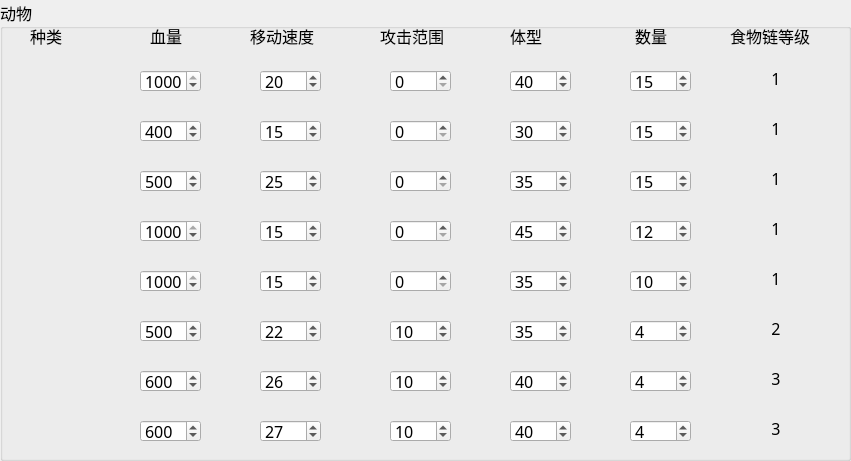
  <widget class="QGroupBox" name="groupBox">
   <property name="geometry">
    <rect>
     <x>20</x>
     <y>10</y>
     <width>851</width>
     <height>461</height>
    </rect>
   </property>
   <property name="font">
    <font>
     <family>微软雅黑 Light</family>
     <pointsize>12</pointsize>
    </font>
   </property>
   <property name="title">
    <string>动物</string>
   </property>
   <widget class="QLabel" name="label_2">
    <property name="geometry">
     <rect>
      <x>30</x>
      <y>20</y>
      <width>61</width>
      <height>31</height>
     </rect>
    </property>
    <property name="font">
     <font>
      <family>微软雅黑</family>
      <pointsize>12</pointsize>
     </font>
    </property>
    <property name="text">
     <string>种类</string>
    </property>
   </widget>
   <widget class="QLabel" name="label_3">
    <property name="geometry">
     <rect>
      <x>150</x>
      <y>20</y>
      <width>61</width>
      <height>31</height>
     </rect>
    </property>
    <property name="font">
     <font>
      <family>微软雅黑</family>
      <pointsize>12</pointsize>
     </font>
    </property>
    <property name="text">
     <string>血量</string>
    </property>
   </widget>
   <widget class="QLabel" name="label_type">
    <property name="geometry">
     <rect>
      <x>30</x>
      <y>60</y>
      <width>40</width>
      <height>40</height>
     </rect>
    </property>
    <property name="text">
     <string/>
    </property>
    <property name="pixmap">
     <pixmap resource="ecosystem.qrc">:/ecosystem/Resources/cattle.png</pixmap>
    </property>
    <property name="scaledContents">
     <bool>true</bool>
    </property>
   </widget>
   <widget class="QLabel" name="label_4">
    <property name="geometry">
     <rect>
      <x>250</x>
      <y>20</y>
      <width>81</width>
      <height>31</height>
     </rect>
    </property>
    <property name="font">
     <font>
      <family>微软雅黑</family>
      <pointsize>12</pointsize>
     </font>
    </property>
    <property name="text">
     <string>移动速度</string>
    </property>
   </widget>
   <widget class="QLabel" name="label_5">
    <property name="geometry">
     <rect>
      <x>380</x>
      <y>20</y>
      <width>91</width>
      <height>31</height>
     </rect>
    </property>
    <property name="font">
     <font>
      <family>微软雅黑</family>
      <pointsize>12</pointsize>
     </font>
    </property>
    <property name="text">
     <string>攻击范围</string>
    </property>
   </widget>
   <widget class="QSpinBox" name="spinBox_hp_1">
    <property name="geometry">
     <rect>
      <x>140</x>
      <y>70</y>
      <width>61</width>
      <height>22</height>
     </rect>
    </property>
    <property name="maximum">
     <number>1000</number>
    </property>
    <property name="value">
     <number>1000</number>
    </property>
   </widget>
   <widget class="QSpinBox" name="spinBox_speed_1">
    <property name="geometry">
     <rect>
      <x>260</x>
      <y>70</y>
      <width>61</width>
      <height>22</height>
     </rect>
    </property>
    <property name="minimum">
     <number>1</number>
    </property>
    <property name="maximum">
     <number>100</number>
    </property>
    <property name="value">
     <number>20</number>
    </property>
   </widget>
   <widget class="QSpinBox" name="spinBox_attackrange_1">
    <property name="geometry">
     <rect>
      <x>390</x>
      <y>70</y>
      <width>61</width>
      <height>22</height>
     </rect>
    </property>
    <property name="minimum">
     <number>0</number>
    </property>
    <property name="maximum">
     <number>100</number>
    </property>
    <property name="value">
     <number>0</number>
    </property>
   </widget>
   <widget class="QLabel" name="label_6">
    <property name="geometry">
     <rect>
      <x>510</x>
      <y>20</y>
      <width>91</width>
      <height>31</height>
     </rect>
    </property>
    <property name="font">
     <font>
      <family>微软雅黑</family>
      <pointsize>12</pointsize>
     </font>
    </property>
    <property name="text">
     <string>体型</string>
    </property>
   </widget>
   <widget class="QSpinBox" name="spinBox_size_1">
    <property name="geometry">
     <rect>
      <x>510</x>
      <y>70</y>
      <width>61</width>
      <height>22</height>
     </rect>
    </property>
    <property name="minimum">
     <number>1</number>
    </property>
    <property name="maximum">
     <number>100</number>
    </property>
    <property name="value">
     <number>40</number>
    </property>
   </widget>
   <widget class="QSpinBox" name="spinBox_number_1">
    <property name="geometry">
     <rect>
      <x>630</x>
      <y>70</y>
      <width>61</width>
      <height>22</height>
     </rect>
    </property>
    <property name="minimum">
     <number>0</number>
    </property>
    <property name="maximum">
     <number>100</number>
    </property>
    <property name="value">
     <number>15</number>
    </property>
   </widget>
   <widget class="QLabel" name="label_7">
    <property name="geometry">
     <rect>
      <x>635</x>
      <y>20</y>
      <width>91</width>
      <height>31</height>
     </rect>
    </property>
    <property name="font">
     <font>
      <family>微软雅黑</family>
      <pointsize>12</pointsize>
     </font>
    </property>
    <property name="text">
     <string>数量</string>
    </property>
   </widget>
   <widget class="QLabel" name="label_8">
    <property name="geometry">
     <rect>
      <x>730</x>
      <y>20</y>
      <width>101</width>
      <height>31</height>
     </rect>
    </property>
    <property name="font">
     <font>
      <family>微软雅黑</family>
      <pointsize>12</pointsize>
     </font>
    </property>
    <property name="text">
     <string>食物链等级</string>
    </property>
   </widget>
   <widget class="QLabel" name="label_9">
    <property name="geometry">
     <rect>
      <x>740</x>
      <y>67</y>
      <width>72</width>
      <height>21</height>
     </rect>
    </property>
    <property name="layoutDirection">
     <enum>Qt::LeftToRight</enum>
    </property>
    <property name="text">
     <string>&lt;html&gt;&lt;head/&gt;&lt;body&gt;&lt;p align=&quot;center&quot;&gt;1&lt;/p&gt;&lt;/body&gt;&lt;/html&gt;</string>
    </property>
   </widget>
   <widget class="QSpinBox" name="spinBox_hp_2">
    <property name="geometry">
     <rect>
      <x>140</x>
      <y>120</y>
      <width>61</width>
      <height>22</height>
     </rect>
    </property>
    <property name="maximum">
     <number>1000</number>
    </property>
    <property name="value">
     <number>400</number>
    </property>
   </widget>
   <widget class="QSpinBox" name="spinBox_size_2">
    <property name="geometry">
     <rect>
      <x>510</x>
      <y>120</y>
      <width>61</width>
      <height>22</height>
     </rect>
    </property>
    <property name="minimum">
     <number>1</number>
    </property>
    <property name="maximum">
     <number>100</number>
    </property>
    <property name="value">
     <number>30</number>
    </property>
   </widget>
   <widget class="QLabel" name="label_10">
    <property name="geometry">
     <rect>
      <x>740</x>
      <y>117</y>
      <width>72</width>
      <height>21</height>
     </rect>
    </property>
    <property name="layoutDirection">
     <enum>Qt::LeftToRight</enum>
    </property>
    <property name="text">
     <string>&lt;html&gt;&lt;head/&gt;&lt;body&gt;&lt;p align=&quot;center&quot;&gt;1&lt;/p&gt;&lt;/body&gt;&lt;/html&gt;</string>
    </property>
   </widget>
   <widget class="QSpinBox" name="spinBox_attackrange_2">
    <property name="geometry">
     <rect>
      <x>390</x>
      <y>120</y>
      <width>61</width>
      <height>22</height>
     </rect>
    </property>
    <property name="minimum">
     <number>0</number>
    </property>
    <property name="maximum">
     <number>100</number>
    </property>
    <property name="value">
     <number>0</number>
    </property>
   </widget>
   <widget class="QSpinBox" name="spinBox_speed_2">
    <property name="geometry">
     <rect>
      <x>260</x>
      <y>120</y>
      <width>61</width>
      <height>22</height>
     </rect>
    </property>
    <property name="minimum">
     <number>1</number>
    </property>
    <property name="maximum">
     <number>100</number>
    </property>
    <property name="value">
     <number>15</number>
    </property>
   </widget>
   <widget class="QLabel" name="label_type_2">
    <property name="geometry">
     <rect>
      <x>30</x>
      <y>110</y>
      <width>40</width>
      <height>40</height>
     </rect>
    </property>
    <property name="text">
     <string/>
    </property>
    <property name="pixmap">
     <pixmap resource="ecosystem.qrc">:/ecosystem/Resources/chick.png</pixmap>
    </property>
    <property name="scaledContents">
     <bool>true</bool>
    </property>
   </widget>
   <widget class="QSpinBox" name="spinBox_number_2">
    <property name="geometry">
     <rect>
      <x>630</x>
      <y>120</y>
      <width>61</width>
      <height>22</height>
     </rect>
    </property>
    <property name="minimum">
     <number>0</number>
    </property>
    <property name="maximum">
     <number>100</number>
    </property>
    <property name="value">
     <number>15</number>
    </property>
   </widget>
   <widget class="QLabel" name="label_11">
    <property name="geometry">
     <rect>
      <x>740</x>
      <y>167</y>
      <width>72</width>
      <height>21</height>
     </rect>
    </property>
    <property name="layoutDirection">
     <enum>Qt::LeftToRight</enum>
    </property>
    <property name="text">
     <string>&lt;html&gt;&lt;head/&gt;&lt;body&gt;&lt;p align=&quot;center&quot;&gt;1&lt;/p&gt;&lt;/body&gt;&lt;/html&gt;</string>
    </property>
   </widget>
   <widget class="QSpinBox" name="spinBox_number_3">
    <property name="geometry">
     <rect>
      <x>630</x>
      <y>170</y>
      <width>61</width>
      <height>22</height>
     </rect>
    </property>
    <property name="minimum">
     <number>0</number>
    </property>
    <property name="maximum">
     <number>100</number>
    </property>
    <property name="value">
     <number>15</number>
    </property>
   </widget>
   <widget class="QSpinBox" name="spinBox_hp_3">
    <property name="geometry">
     <rect>
      <x>140</x>
      <y>170</y>
      <width>61</width>
      <height>22</height>
     </rect>
    </property>
    <property name="maximum">
     <number>1000</number>
    </property>
    <property name="value">
     <number>500</number>
    </property>
   </widget>
   <widget class="QSpinBox" name="spinBox_size_3">
    <property name="geometry">
     <rect>
      <x>510</x>
      <y>170</y>
      <width>61</width>
      <height>22</height>
     </rect>
    </property>
    <property name="minimum">
     <number>1</number>
    </property>
    <property name="maximum">
     <number>100</number>
    </property>
    <property name="value">
     <number>35</number>
    </property>
   </widget>
   <widget class="QLabel" name="label_type_3">
    <property name="geometry">
     <rect>
      <x>30</x>
      <y>160</y>
      <width>40</width>
      <height>40</height>
     </rect>
    </property>
    <property name="text">
     <string/>
    </property>
    <property name="pixmap">
     <pixmap resource="ecosystem.qrc">:/ecosystem/Resources/deer.png</pixmap>
    </property>
    <property name="scaledContents">
     <bool>true</bool>
    </property>
   </widget>
   <widget class="QSpinBox" name="spinBox_attackrange_3">
    <property name="geometry">
     <rect>
      <x>390</x>
      <y>170</y>
      <width>61</width>
      <height>22</height>
     </rect>
    </property>
    <property name="minimum">
     <number>0</number>
    </property>
    <property name="maximum">
     <number>100</number>
    </property>
    <property name="value">
     <number>0</number>
    </property>
   </widget>
   <widget class="QSpinBox" name="spinBox_speed_3">
    <property name="geometry">
     <rect>
      <x>260</x>
      <y>170</y>
      <width>61</width>
      <height>22</height>
     </rect>
    </property>
    <property name="minimum">
     <number>1</number>
    </property>
    <property name="maximum">
     <number>100</number>
    </property>
    <property name="value">
     <number>25</number>
    </property>
   </widget>
   <widget class="QLabel" name="label_12">
    <property name="geometry">
     <rect>
      <x>740</x>
      <y>217</y>
      <width>72</width>
      <height>21</height>
     </rect>
    </property>
    <property name="layoutDirection">
     <enum>Qt::LeftToRight</enum>
    </property>
    <property name="text">
     <string>&lt;html&gt;&lt;head/&gt;&lt;body&gt;&lt;p align=&quot;center&quot;&gt;1&lt;/p&gt;&lt;/body&gt;&lt;/html&gt;</string>
    </property>
   </widget>
   <widget class="QSpinBox" name="spinBox_number_4">
    <property name="geometry">
     <rect>
      <x>630</x>
      <y>220</y>
      <width>61</width>
      <height>22</height>
     </rect>
    </property>
    <property name="minimum">
     <number>0</number>
    </property>
    <property name="maximum">
     <number>100</number>
    </property>
    <property name="value">
     <number>12</number>
    </property>
   </widget>
   <widget class="QSpinBox" name="spinBox_hp_4">
    <property name="geometry">
     <rect>
      <x>140</x>
      <y>220</y>
      <width>61</width>
      <height>22</height>
     </rect>
    </property>
    <property name="maximum">
     <number>1000</number>
    </property>
    <property name="value">
     <number>1000</number>
    </property>
   </widget>
   <widget class="QSpinBox" name="spinBox_size_4">
    <property name="geometry">
     <rect>
      <x>510</x>
      <y>220</y>
      <width>61</width>
      <height>22</height>
     </rect>
    </property>
    <property name="minimum">
     <number>1</number>
    </property>
    <property name="maximum">
     <number>100</number>
    </property>
    <property name="value">
     <number>45</number>
    </property>
   </widget>
   <widget class="QLabel" name="label_type_4">
    <property name="geometry">
     <rect>
      <x>30</x>
      <y>210</y>
      <width>40</width>
      <height>40</height>
     </rect>
    </property>
    <property name="text">
     <string/>
    </property>
    <property name="pixmap">
     <pixmap resource="ecosystem.qrc">:/ecosystem/Resources/elephant.png</pixmap>
    </property>
    <property name="scaledContents">
     <bool>true</bool>
    </property>
   </widget>
   <widget class="QSpinBox" name="spinBox_attackrange_4">
    <property name="geometry">
     <rect>
      <x>390</x>
      <y>220</y>
      <width>61</width>
      <height>22</height>
     </rect>
    </property>
    <property name="minimum">
     <number>0</number>
    </property>
    <property name="maximum">
     <number>100</number>
    </property>
    <property name="value">
     <number>0</number>
    </property>
   </widget>
   <widget class="QSpinBox" name="spinBox_speed_4">
    <property name="geometry">
     <rect>
      <x>260</x>
      <y>220</y>
      <width>61</width>
      <height>22</height>
     </rect>
    </property>
    <property name="minimum">
     <number>1</number>
    </property>
    <property name="maximum">
     <number>100</number>
    </property>
    <property name="value">
     <number>15</number>
    </property>
   </widget>
   <widget class="QLabel" name="label_13">
    <property name="geometry">
     <rect>
      <x>740</x>
      <y>417</y>
      <width>72</width>
      <height>21</height>
     </rect>
    </property>
    <property name="layoutDirection">
     <enum>Qt::LeftToRight</enum>
    </property>
    <property name="text">
     <string>&lt;html&gt;&lt;head/&gt;&lt;body&gt;&lt;p align=&quot;center&quot;&gt;3&lt;/p&gt;&lt;/body&gt;&lt;/html&gt;</string>
    </property>
   </widget>
   <widget class="QSpinBox" name="spinBox_number_5">
    <property name="geometry">
     <rect>
      <x>630</x>
      <y>420</y>
      <width>61</width>
      <height>22</height>
     </rect>
    </property>
    <property name="minimum">
     <number>0</number>
    </property>
    <property name="maximum">
     <number>100</number>
    </property>
    <property name="value">
     <number>4</number>
    </property>
   </widget>
   <widget class="QSpinBox" name="spinBox_hp_5">
    <property name="geometry">
     <rect>
      <x>140</x>
      <y>420</y>
      <width>61</width>
      <height>22</height>
     </rect>
    </property>
    <property name="maximum">
     <number>1000</number>
    </property>
    <property name="value">
     <number>600</number>
    </property>
   </widget>
   <widget class="QSpinBox" name="spinBox_size_5">
    <property name="geometry">
     <rect>
      <x>510</x>
      <y>420</y>
      <width>61</width>
      <height>22</height>
     </rect>
    </property>
    <property name="minimum">
     <number>1</number>
    </property>
    <property name="maximum">
     <number>100</number>
    </property>
    <property name="value">
     <number>40</number>
    </property>
   </widget>
   <widget class="QLabel" name="label_type_5">
    <property name="geometry">
     <rect>
      <x>30</x>
      <y>410</y>
      <width>40</width>
      <height>40</height>
     </rect>
    </property>
    <property name="text">
     <string/>
    </property>
    <property name="pixmap">
     <pixmap resource="ecosystem.qrc">:/ecosystem/Resources/lion.png</pixmap>
    </property>
    <property name="scaledContents">
     <bool>true</bool>
    </property>
   </widget>
   <widget class="QSpinBox" name="spinBox_attackrange_5">
    <property name="geometry">
     <rect>
      <x>390</x>
      <y>420</y>
      <width>61</width>
      <height>22</height>
     </rect>
    </property>
    <property name="minimum">
     <number>0</number>
    </property>
    <property name="maximum">
     <number>100</number>
    </property>
    <property name="value">
     <number>10</number>
    </property>
   </widget>
   <widget class="QSpinBox" name="spinBox_speed_5">
    <property name="geometry">
     <rect>
      <x>260</x>
      <y>420</y>
      <width>61</width>
      <height>22</height>
     </rect>
    </property>
    <property name="minimum">
     <number>1</number>
    </property>
    <property name="maximum">
     <number>100</number>
    </property>
    <property name="value">
     <number>27</number>
    </property>
   </widget>
   <widget class="QLabel" name="label_14">
    <property name="geometry">
     <rect>
      <x>740</x>
      <y>267</y>
      <width>72</width>
      <height>21</height>
     </rect>
    </property>
    <property name="layoutDirection">
     <enum>Qt::LeftToRight</enum>
    </property>
    <property name="text">
     <string>&lt;html&gt;&lt;head/&gt;&lt;body&gt;&lt;p align=&quot;center&quot;&gt;1&lt;/p&gt;&lt;/body&gt;&lt;/html&gt;</string>
    </property>
   </widget>
   <widget class="QSpinBox" name="spinBox_number_6">
    <property name="geometry">
     <rect>
      <x>630</x>
      <y>270</y>
      <width>61</width>
      <height>22</height>
     </rect>
    </property>
    <property name="minimum">
     <number>0</number>
    </property>
    <property name="maximum">
     <number>100</number>
    </property>
    <property name="value">
     <number>10</number>
    </property>
   </widget>
   <widget class="QSpinBox" name="spinBox_hp_6">
    <property name="geometry">
     <rect>
      <x>140</x>
      <y>270</y>
      <width>61</width>
      <height>22</height>
     </rect>
    </property>
    <property name="maximum">
     <number>1000</number>
    </property>
    <property name="value">
     <number>1000</number>
    </property>
   </widget>
   <widget class="QSpinBox" name="spinBox_size_6">
    <property name="geometry">
     <rect>
      <x>510</x>
      <y>270</y>
      <width>61</width>
      <height>22</height>
     </rect>
    </property>
    <property name="minimum">
     <number>1</number>
    </property>
    <property name="maximum">
     <number>100</number>
    </property>
    <property name="value">
     <number>35</number>
    </property>
   </widget>
   <widget class="QLabel" name="label_type_6">
    <property name="geometry">
     <rect>
      <x>30</x>
      <y>260</y>
      <width>40</width>
      <height>40</height>
     </rect>
    </property>
    <property name="text">
     <string/>
    </property>
    <property name="pixmap">
     <pixmap resource="ecosystem.qrc">:/ecosystem/Resources/pig.png</pixmap>
    </property>
    <property name="scaledContents">
     <bool>true</bool>
    </property>
   </widget>
   <widget class="QSpinBox" name="spinBox_attackrange_6">
    <property name="geometry">
     <rect>
      <x>390</x>
      <y>270</y>
      <width>61</width>
      <height>22</height>
     </rect>
    </property>
    <property name="minimum">
     <number>0</number>
    </property>
    <property name="maximum">
     <number>100</number>
    </property>
    <property name="value">
     <number>0</number>
    </property>
   </widget>
   <widget class="QSpinBox" name="spinBox_speed_6">
    <property name="geometry">
     <rect>
      <x>260</x>
      <y>270</y>
      <width>61</width>
      <height>22</height>
     </rect>
    </property>
    <property name="minimum">
     <number>1</number>
    </property>
    <property name="maximum">
     <number>100</number>
    </property>
    <property name="value">
     <number>15</number>
    </property>
   </widget>
   <widget class="QLabel" name="label_15">
    <property name="geometry">
     <rect>
      <x>740</x>
      <y>367</y>
      <width>72</width>
      <height>21</height>
     </rect>
    </property>
    <property name="layoutDirection">
     <enum>Qt::LeftToRight</enum>
    </property>
    <property name="text">
     <string>&lt;html&gt;&lt;head/&gt;&lt;body&gt;&lt;p align=&quot;center&quot;&gt;3&lt;/p&gt;&lt;/body&gt;&lt;/html&gt;</string>
    </property>
   </widget>
   <widget class="QSpinBox" name="spinBox_number_7">
    <property name="geometry">
     <rect>
      <x>630</x>
      <y>370</y>
      <width>61</width>
      <height>22</height>
     </rect>
    </property>
    <property name="minimum">
     <number>0</number>
    </property>
    <property name="maximum">
     <number>100</number>
    </property>
    <property name="value">
     <number>4</number>
    </property>
   </widget>
   <widget class="QSpinBox" name="spinBox_hp_7">
    <property name="geometry">
     <rect>
      <x>140</x>
      <y>370</y>
      <width>61</width>
      <height>22</height>
     </rect>
    </property>
    <property name="maximum">
     <number>1000</number>
    </property>
    <property name="value">
     <number>600</number>
    </property>
   </widget>
   <widget class="QSpinBox" name="spinBox_size_7">
    <property name="geometry">
     <rect>
      <x>510</x>
      <y>370</y>
      <width>61</width>
      <height>22</height>
     </rect>
    </property>
    <property name="minimum">
     <number>1</number>
    </property>
    <property name="maximum">
     <number>100</number>
    </property>
    <property name="value">
     <number>40</number>
    </property>
   </widget>
   <widget class="QLabel" name="label_type_7">
    <property name="geometry">
     <rect>
      <x>30</x>
      <y>360</y>
      <width>40</width>
      <height>40</height>
     </rect>
    </property>
    <property name="text">
     <string/>
    </property>
    <property name="pixmap">
     <pixmap resource="ecosystem.qrc">:/ecosystem/Resources/tiger.png</pixmap>
    </property>
    <property name="scaledContents">
     <bool>true</bool>
    </property>
   </widget>
   <widget class="QSpinBox" name="spinBox_attackrange_7">
    <property name="geometry">
     <rect>
      <x>390</x>
      <y>370</y>
      <width>61</width>
      <height>22</height>
     </rect>
    </property>
    <property name="minimum">
     <number>0</number>
    </property>
    <property name="maximum">
     <number>100</number>
    </property>
    <property name="value">
     <number>10</number>
    </property>
   </widget>
   <widget class="QSpinBox" name="spinBox_speed_7">
    <property name="geometry">
     <rect>
      <x>260</x>
      <y>370</y>
      <width>61</width>
      <height>22</height>
     </rect>
    </property>
    <property name="minimum">
     <number>1</number>
    </property>
    <property name="maximum">
     <number>100</number>
    </property>
    <property name="value">
     <number>26</number>
    </property>
    <property name="displayIntegerBase">
     <number>10</number>
    </property>
   </widget>
   <widget class="QSpinBox" name="spinBox_speed_8">
    <property name="geometry">
     <rect>
      <x>260</x>
      <y>320</y>
      <width>61</width>
      <height>22</height>
     </rect>
    </property>
    <property name="minimum">
     <number>1</number>
    </property>
    <property name="maximum">
     <number>100</number>
    </property>
    <property name="value">
     <number>22</number>
    </property>
   </widget>
   <widget class="QLabel" name="label_16">
    <property name="geometry">
     <rect>
      <x>740</x>
      <y>317</y>
      <width>72</width>
      <height>21</height>
     </rect>
    </property>
    <property name="layoutDirection">
     <enum>Qt::LeftToRight</enum>
    </property>
    <property name="text">
     <string>&lt;html&gt;&lt;head/&gt;&lt;body&gt;&lt;p align=&quot;center&quot;&gt;2&lt;/p&gt;&lt;/body&gt;&lt;/html&gt;</string>
    </property>
   </widget>
   <widget class="QSpinBox" name="spinBox_hp_8">
    <property name="geometry">
     <rect>
      <x>140</x>
      <y>320</y>
      <width>61</width>
      <height>22</height>
     </rect>
    </property>
    <property name="maximum">
     <number>1000</number>
    </property>
    <property name="value">
     <number>500</number>
    </property>
   </widget>
   <widget class="QSpinBox" name="spinBox_size_8">
    <property name="geometry">
     <rect>
      <x>510</x>
      <y>320</y>
      <width>61</width>
      <height>22</height>
     </rect>
    </property>
    <property name="minimum">
     <number>1</number>
    </property>
    <property name="maximum">
     <number>100</number>
    </property>
    <property name="value">
     <number>35</number>
    </property>
   </widget>
   <widget class="QLabel" name="label_type_8">
    <property name="geometry">
     <rect>
      <x>30</x>
      <y>310</y>
      <width>40</width>
      <height>40</height>
     </rect>
    </property>
    <property name="text">
     <string/>
    </property>
    <property name="pixmap">
     <pixmap resource="ecosystem.qrc">:/ecosystem/Resources/wolf.png</pixmap>
    </property>
    <property name="scaledContents">
     <bool>true</bool>
    </property>
   </widget>
   <widget class="QSpinBox" name="spinBox_attackrange_8">
    <property name="geometry">
     <rect>
      <x>390</x>
      <y>320</y>
      <width>61</width>
      <height>22</height>
     </rect>
    </property>
    <property name="minimum">
     <number>0</number>
    </property>
    <property name="maximum">
     <number>100</number>
    </property>
    <property name="value">
     <number>10</number>
    </property>
   </widget>
   <widget class="QSpinBox" name="spinBox_number_8">
    <property name="geometry">
     <rect>
      <x>630</x>
      <y>320</y>
      <width>61</width>
      <height>22</height>
     </rect>
    </property>
    <property name="minimum">
     <number>0</number>
    </property>
    <property name="maximum">
     <number>100</number>
    </property>
    <property name="value">
     <number>4</number>
    </property>
   </widget>
  </widget>
